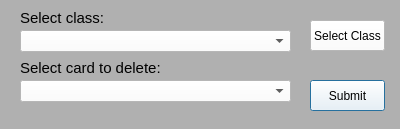
<?xml version="1.0" encoding="UTF-8"?>
<ui version="4.0">
 <class>Dialog</class>
 <widget class="QDialog" name="Dialog">
  <property name="geometry">
   <rect>
    <x>0</x>
    <y>0</y>
    <width>400</width>
    <height>129</height>
   </rect>
  </property>
  <property name="windowTitle">
   <string>Dialog</string>
  </property>
  <property name="styleSheet">
   <string notr="true">background-color: rgb(176, 176, 176);</string>
  </property>
  <widget class="QComboBox" name="CLASS_COMBO">
   <property name="geometry">
    <rect>
     <x>20</x>
     <y>30</y>
     <width>271</width>
     <height>22</height>
    </rect>
   </property>
   <property name="styleSheet">
    <string notr="true">background-color: rgb(255, 255, 255);</string>
   </property>
  </widget>
  <widget class="QLabel" name="label">
   <property name="geometry">
    <rect>
     <x>20</x>
     <y>10</y>
     <width>171</width>
     <height>16</height>
    </rect>
   </property>
   <property name="font">
    <font>
     <pointsize>11</pointsize>
    </font>
   </property>
   <property name="text">
    <string>Select class:</string>
   </property>
  </widget>
  <widget class="QComboBox" name="CARD_COMBO">
   <property name="geometry">
    <rect>
     <x>20</x>
     <y>80</y>
     <width>271</width>
     <height>22</height>
    </rect>
   </property>
   <property name="styleSheet">
    <string notr="true">background-color: rgb(255, 255, 255);</string>
   </property>
  </widget>
  <widget class="QLabel" name="label_2">
   <property name="geometry">
    <rect>
     <x>20</x>
     <y>60</y>
     <width>171</width>
     <height>16</height>
    </rect>
   </property>
   <property name="font">
    <font>
     <pointsize>11</pointsize>
    </font>
   </property>
   <property name="text">
    <string>Select card to delete:</string>
   </property>
  </widget>
  <widget class="QPushButton" name="SUBMIT_BUTT">
   <property name="geometry">
    <rect>
     <x>310</x>
     <y>80</y>
     <width>75</width>
     <height>31</height>
    </rect>
   </property>
   <property name="styleSheet">
    <string notr="true">background-color: rgb(255, 255, 255);</string>
   </property>
   <property name="text">
    <string>Submit</string>
   </property>
  </widget>
  <widget class="QPushButton" name="SELECT_CLASS_BUTT">
   <property name="geometry">
    <rect>
     <x>310</x>
     <y>20</y>
     <width>75</width>
     <height>31</height>
    </rect>
   </property>
   <property name="styleSheet">
    <string notr="true">background-color: rgb(255, 255, 255);</string>
   </property>
   <property name="text">
    <string>Select Class</string>
   </property>
  </widget>
 </widget>
 <resources/>
 <connections/>
</ui>
